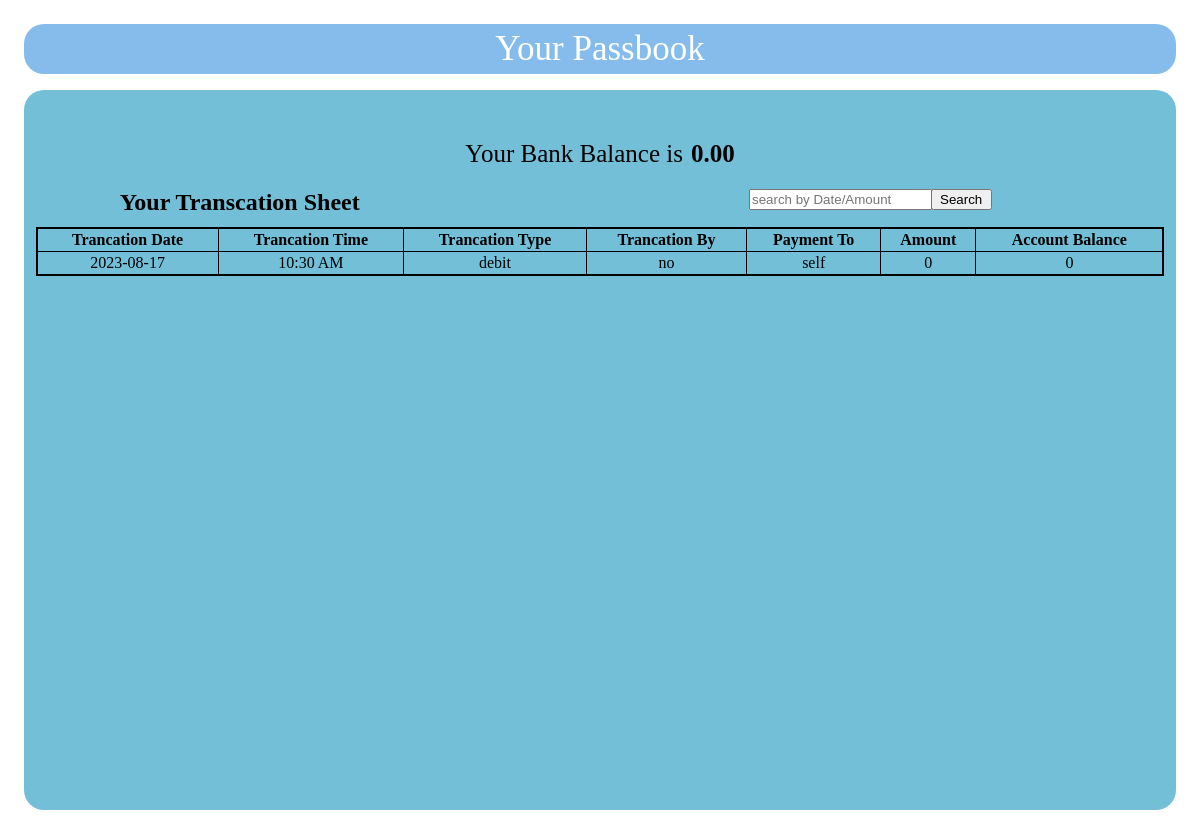
Page /passbook.php (signed in) on the earlier database version.
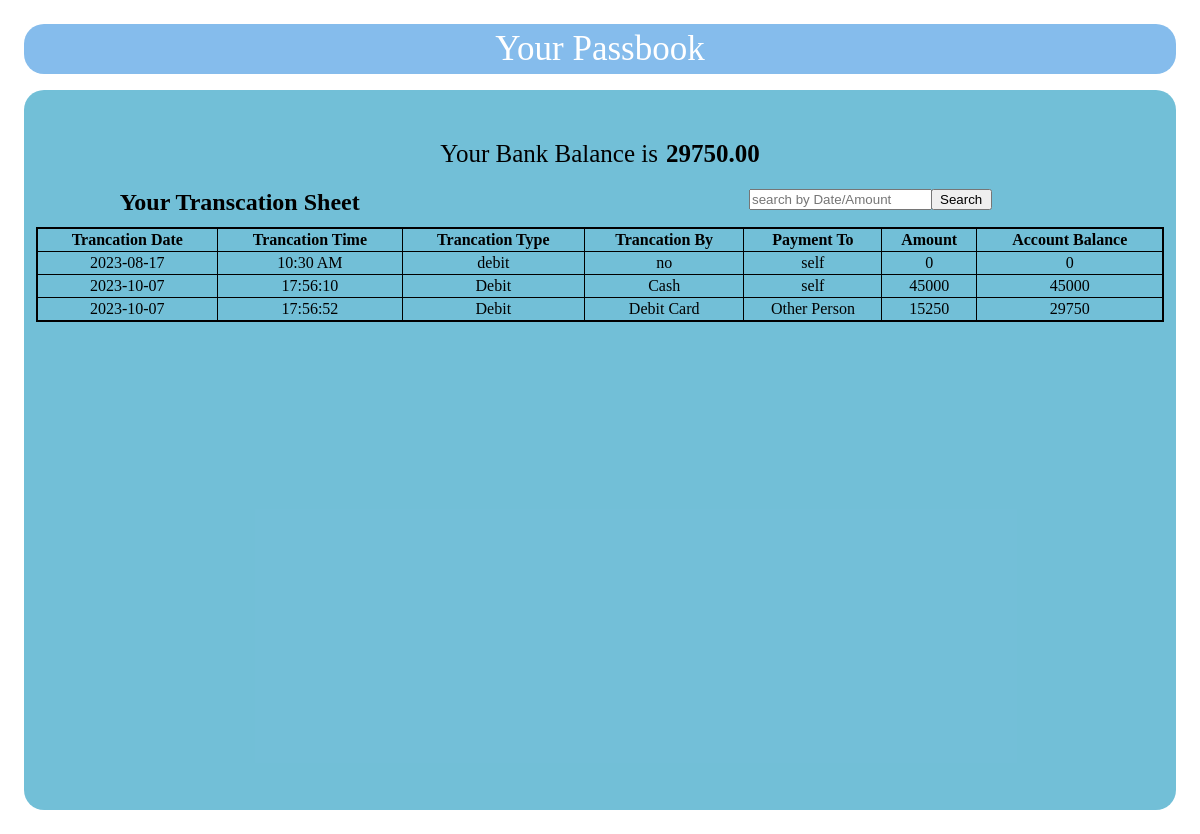
Same page on the later database version.
### tables this page shows
CREATE TABLE `accountdebitcreditdetails` (
  `accountNumber` bigint(15) NOT NULL,
  `accountBalance` decimal(10,2) NOT NULL DEFAULT 0.00,
  `DebitAndCreditDetails` longtext DEFAULT '\'{"transactions": [{"type":"debit", "amount":0, "bankbalance":0, "date":"2023-08-17", "time":"10:30 AM", "method":"no", "Payment_To":"self" } ]}\''
);

### passbook.php (the view, shortened to what this page needs)
<!DOCTYPE html>
<html lang="en">
<head>
</head>
<?php
require 'PHPauthemtication.php';
$sessaccountnumber = $_SESSION["accountnumber"];
$selectTable = "SELECT * FROM accountdebitcreditdetails WHERE  accountNumber= '$sessaccountnumber' ";
$selectTableResult = $con->query($selectTable);
$selectTabledata = $selectTableResult->fetch_object();
$decodedPaymentDetails = $selectTabledata->DebitAndCreditDetails;
$decodedPaymentDetails = json_decode($decodedPaymentDetails, true)['transactions'];
 ?>
<body>
    <div id="contanier">
        <header id="header">Your Passbook</header>
        <div id="passbook">
            <div id="AmountInBank">Your Bank Balance is <span id="amount" name="amount">
                    <?php echo $selectTabledata->accountBalance ?>
                </span></div>
            <div id="reciveMoney" name="reciveMoney">
                Your Transcation Sheet
                <form action="passbook.php" method="GET">
                    <div id="searchDivElement">
                        <input type="search" id="searchAmoutInPassbook" name="search"
                            placeholder="search by Date/Amount " />
                        <input type="submit" value="Search" id="searchbtn" name="searchbtn">
                    </div>
                </form>
            </div>
            <table id="table_enter" name="table_enter">
                <thead>
                    <tr>
                        <th>Trancation Date</th>
                        <th>Trancation Time</th>
                        <th>Trancation Type</th>
                        <th>Trancation By</th>
                        <th>Payment To</th>
                        <th>Amount</th>
                        <th>Account Balance</th>
                    </tr>
                </thead>
                <tbody id="tableBody">
                    <?php foreach ($decodedPaymentDetails as $transaction):
                        if (isset($_GET["searchbtn"])) {
                            $searchAmoutInPassbook = $_GET["search"];
                            if ($transaction['date'] == $searchAmoutInPassbook || $transaction['amount'] == $searchAmoutInPassbook) {
                                ?>
                                <tr>
                                    <td>
                                        <?php echo $transaction['date']; ?>
                                    </td>
                                    <td>
                                        <?php echo $transaction['time']; ?>
                                    </td>
                                    <td>
                                        <?php echo $transaction['type']; ?>
                                    </td>
                                    <td>
                                        <?php echo $transaction['method']; ?>
                                    </td>
                                    <td>
                                        <?php echo $transaction['Payment_To']; ?>
                                    </td>
                                    <td>
                                        <?php echo $transaction['amount']; ?>
                                    </td>
                                    <td>
                                        <?php echo $transaction['bankbalance']; ?>
                                    </td>
                                </tr>
                            <?php }
                        } else { ?>
                            <tr>
                                <td>
                                    <?php echo $transaction['date']; ?>
                                </td>
                                <td>
                                    <?php echo $transaction['time']; ?>
                                </td>
                                <td>
                                    <?php echo $transaction['type']; ?>
                                </td>
                                <td>
                                    <?php echo $transaction['method']; ?>
                                </td>
                                <td>
                                    <?php echo $transaction['Payment_To']; ?>
                                </td>
                                <td>
                                    <?php echo $transaction['amount']; ?>
                                </td>
                                <td>
                                    <?php echo $transaction['bankbalance']; ?>
                                </td>
                            </tr>
                        <?php } ?>
                    <?php endforeach; ?>
                </tbody>
            </table>
            <br><br><br>
        </div>
    </div>
</body>
</html>

Differences in the rows shown:
changed accountdebitcreditdetails: accountBalance "0.00" → "29750.00"
Other differences:
new list line: "2023-10-07 17:56:10 Debit Cash self 45000 45000"
new list line: "2023-10-07 17:56:52 Debit Debit Card Other Person 15250 29750"
